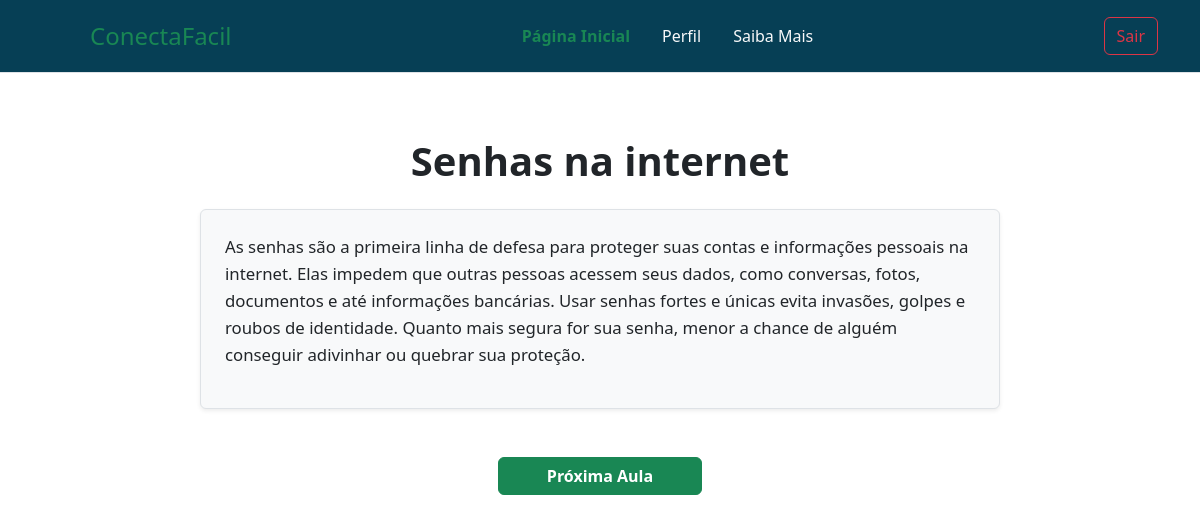
Page /mestre/aula/1/ on the committed database.
### mestre/models.py (models this page shows, shortened)
class Aula(models.Model):
    trilha = models.CharField(max_length=100)
    titulo = models.CharField(max_length=150)
    conteudo = models.TextField()
    imagem = models.CharField(
        max_length=200,
        help_text="Ex: mestre/img/aula1.png"
    )

### mestre/views.py (the view)
# urls.py: path("aula/<int:aula_id>/", views.aularender, name="aularender"),
def aularender(request, aula_id):
    aula = get_object_or_404(Aula, id=aula_id)
    if request.user.is_authenticated:
        Progresso.objects.get_or_create(
            usuario=request.user,
            aula=aula
        )
    aula_anterior = Aula.objects.filter(
        trilha=aula.trilha,
        id__lt=aula.id
    ).order_by('-id').first()
    proxima_aula = Aula.objects.filter(
        trilha=aula.trilha,
        id__gt=aula.id
    ).order_by('id').first()
    return render(request, "mestre/aularender.html", {
        "aula": aula,
        "aula_anterior": aula_anterior,
        "proxima_aula": proxima_aula
    })

### mestre/templates/mestre/aularender.html (shortened to what this page needs)
{% load static %}
<!DOCTYPE html>
<html lang="pt-br">
<head>
  <link href="https://cdn.jsdelivr.net/npm/bootstrap@5.3.2/dist/css/bootstrap.min.css" rel="stylesheet">
</head>
<body>
<header class="p-3 mb-3 border-bottom" style="background-color:#063F55;" role="banner">
  <div class="container">
    <div class="d-flex flex-wrap align-items-center justify-content-center justify-content-lg-start" role="navigation" aria-label="Pagina inicial">
        <a href="/" class="d-flex align-items-center mb-2 mb-lg-0 link-body-emphasis text-decoration-none"> <svg class="bi me-2"
            width="40" height="32" role="img" aria-label="Bootstrap">
            <use xlink:href="#bootstrap"></use>
          </svg> </a>
        <a href="{% url 'index' %}" class="nav-link fs-4 text-success mb-3 mb-md-0 me-md-auto text-decoration-none"aria-label="Logo">
          ConectaFacil
        </a>
        <ul class="nav col-12 col-lg-auto me-lg-auto mb-2 justify-content-center mb-md-0">
          <li><a class="nav-link text-success fw-bold" href="{% url 'inicio' %}">Página Inicial</a></li>
          <li><a class="nav-link text-light" href="{% url 'edita_usuario' %}">Perfil</a></li>
          <li><a class="nav-link text-light" href="{% url 'saibamais' %}">Saiba Mais</a></li>
        </ul>
    <a class="btn btn-outline-danger" href="{% url 'logout' %}">Sair</a>
      </div>
    </div>
  </header>
<section class="container py-5">
  <h1 class="fw-bold text-center mb-4">
{{ aula.titulo }}
  </h1>
  <div class="p-4 border rounded shadow-sm bg-light mx-auto"
       style="max-width: 800px;">
    <p style="font-size: 1.05rem; line-height: 1.6;">
{{ aula.conteudo }}
    </p>
  </div>
  <div class="text-center mt-5">
{% if proxima_aula %}
  <a href="{% url 'aularender' proxima_aula.id %}" class="btn btn-success px-5 fw-bold">
    Próxima Aula
  </a>
{% else %}
  <a href="{% url 'avaliacao_final' aula.trilha %}" class="btn btn-success px-5 fw-bold">
    Finalizar Trilha
  </a>
{% endif %}
</div>
</section>
</body>
</html>

### rows in the picture
Aula: titulo "Senhas na internet", conteudo "As senhas são a primeira linha de defesa para proteger suas contas e informações pessoais na internet. Elas impedem que outras pessoas acessem seus dados, como conversas, fotos, documentos e até informações bancárias. Usar senhas fortes e únicas evita invasões, golpes e roubos de identidade. Quanto mais segura for sua senha, menor a chance de alguém conseguir adivinhar ou quebrar sua proteção."
